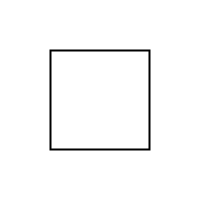
Frame 1 (no input)
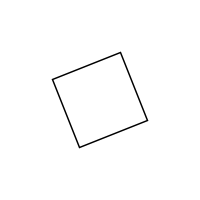
Frame 60 (the mouse pressed at the canvas centre just before this capture)
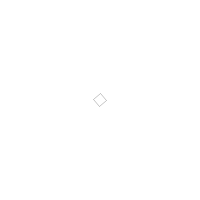
Frame 120 (the mouse held since frame 60 and released just before this capture)

The Processing sketch that drew these frames (run headless with seeded random() and noise(); from frame 60 on, the mouse is pressed at the canvas centre):

// Processing sketch: processing_167345
// ── processing_167345.pde

 
float a = 0.0;
float s = 0.0;
float r = 0;

void setup(){
  //Setting up background size
  size(200,200); 
  //Setting up a white background
  background(255); 
 
}

void draw(){
  
//redraws the background so that shapes are not drawn ontop of old ones
background(255);

  
  a = a + 0.04;
  //alternates as a cosin wave
  s = cos(a)*2;
  
  translate(100, 100);
  //scales with the values of a cosin wave times 2
  scale(s);
 //rotates box 
  rotate(r);
  rect(-25, -25, 50, 50); 
  
r=r+0.1;




}
